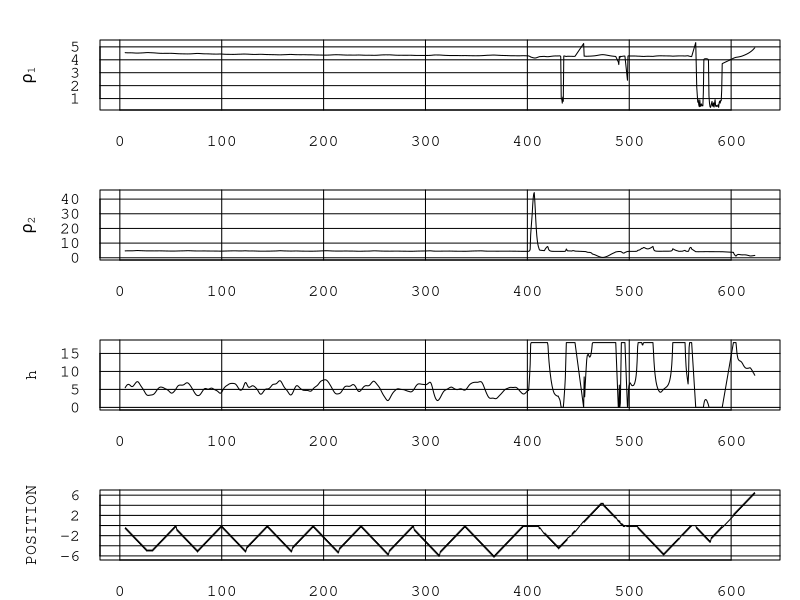

The R source for this figure:
inv <- read.csv("2021-10-22 18-57-26 6 mm inverse.csv")
# inv <- inv[100 < inv$TIME & inv$TIME < 400,]

par(mfrow = c(4, 1), mar = c(2, 5, 2, 1), cex = 1.0, family = 'mono', las = 1, tck = 1)
plot(inv$TIME, inv$rho1, type = 'l', xlab = 'Time, s', ylab = expression(bold(rho[1])))
plot(inv$TIME, inv$rho2, type = 'l', xlab = 'Time, s', ylab = expression(bold(rho[2])))
plot(inv$TIME, inv$h, type = 'l', xlab = 'Time, s', ylab = 'h')
plot(inv$TIME, inv$POSITION, type = 'l', xlab = 'Time, s', ylab = 'POSITION')